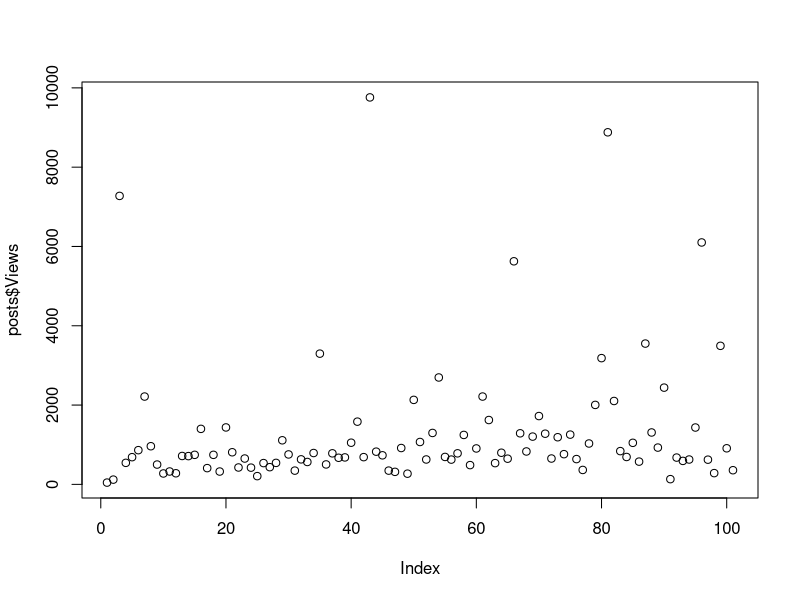

Here is the R script that generated this plot:
# Code to analyze #LinkedInHarderMode results

library(tidyverse)

# Import
posts <- read.csv("LinkedInPostPerformancesDay98.csv", fileEncoding = "UTF-8-BOM")
profileviews <- read.csv("ProfileViews.csv", fileEncoding = "UTF-8-BOM")
connections <- read.csv("ConnectionCountbyDate.csv", fileEncoding = "UTF-8-BOM")

# Format
posts$Date <- as.Date(posts$Date)
profileviews$Weekof <- as.Date(profileviews$Weekof)
connections$Date <- as.Date(connections$Date)

plot(posts$Views)
